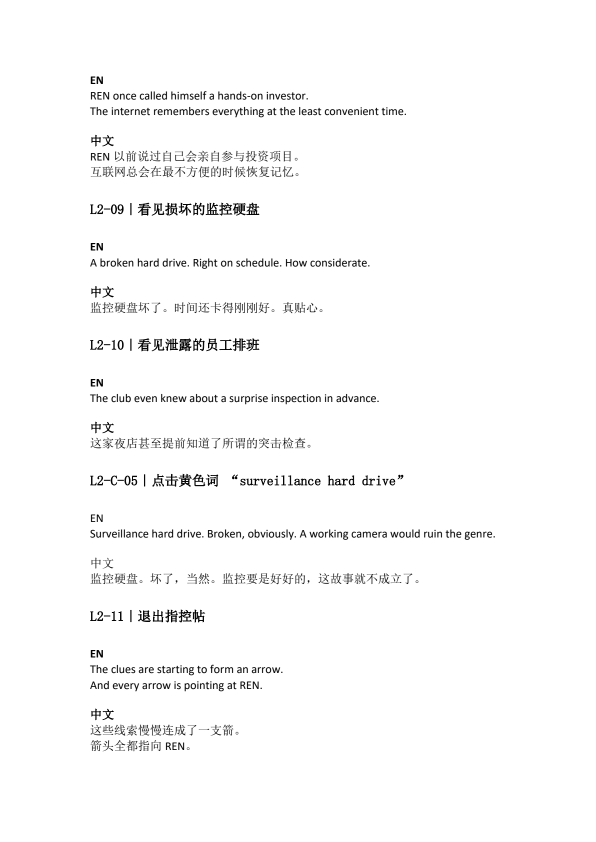
#> input picture .context/docx_after_word/pages/page-10.png, 1191 x 1684 px (shown at 1/2 size); its folder holds only this picture in this run
$ python make_docx_contact_sheets.py
#> lines starting #> are read from the running program, lines starting #| are printed output that depends on the picture
from pathlib import Path
import sys

from PIL import Image, ImageDraw


SOURCE = Path(sys.argv[1]) if len(sys.argv) > 1 else Path(
    r"E:/unitypro/pro1/BBSGame/.context/docx_after_word/pages"
)
OUTPUT = Path(sys.argv[2]) if len(sys.argv) > 2 else Path(
    r"E:/unitypro/pro1/BBSGame/.context/docx_after_word/contact_sheets"
)
THUMB_WIDTH = 360
GAP = 24
LABEL_HEIGHT = 34
COLS = 3
ROWS = 3


def page_number(path: Path) -> int:
    return int(path.stem.split("-")[-1])


pages = sorted(SOURCE.glob("page-*.png"), key=page_number)
OUTPUT.mkdir(parents=True, exist_ok=True)

with Image.open(pages[0]) as sample:
#> sample is the input picture: PIL image 1191x1684 RGB; min 0, max 255, mean 249.8
    thumb_height = round(sample.height * THUMB_WIDTH / sample.width)
#> thumb_height = 509

sheet_width = GAP + COLS * (THUMB_WIDTH + GAP)
sheet_height = GAP + ROWS * (LABEL_HEIGHT + thumb_height + GAP)
#> sheet_height = 1725

for sheet_index in range(0, len(pages), COLS * ROWS):
    batch = pages[sheet_index : sheet_index + COLS * ROWS]
    sheet = Image.new("RGB", (sheet_width, sheet_height), "#d6d6d6")
#> sheet: PIL image 1176x1725 RGB; every value is 214
    draw = ImageDraw.Draw(sheet)
    for index, path in enumerate(batch):
        row, col = divmod(index, COLS)
        x = GAP + col * (THUMB_WIDTH + GAP)
        y = GAP + row * (LABEL_HEIGHT + thumb_height + GAP)
#> y = 24
        draw.text((x, y + 4), f"Page {page_number(path)}", fill="black")
        with Image.open(path) as page:
            page = page.convert("RGB")
            page.thumbnail((THUMB_WIDTH, thumb_height), Image.Resampling.LANCZOS)
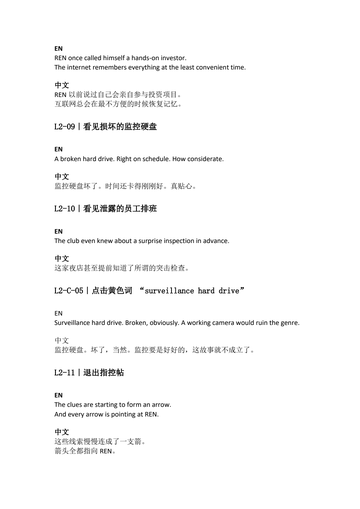
#> page: PIL image 360x509 RGB; min 0, max 255, mean 249.5
            sheet.paste(page, (x, y + LABEL_HEIGHT))
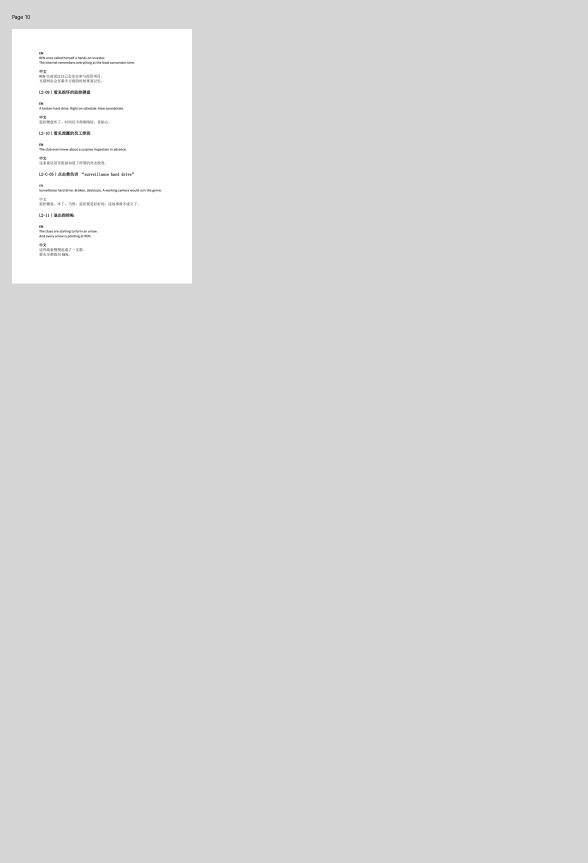
#> sheet: PIL image 1176x1725 RGB (shown at 1/2 size); min 0, max 255, mean 217.2
    first = page_number(batch[0])
    last = page_number(batch[-1])
    sheet.save(OUTPUT / f"pages-{first:02d}-{last:02d}.png", optimize=True)

print(f"Created {(len(pages) + 8) // 9} contact sheets from {len(pages)} pages.")

$ run again, on .context/docx_after_word/pages/page-16.png
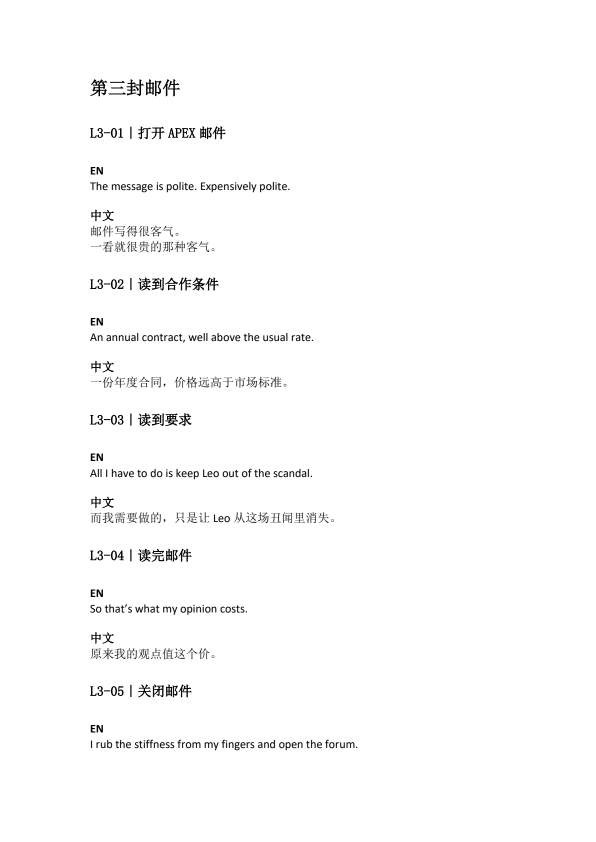
#> input picture .context/docx_after_word/pages/page-16.png, 1191 x 1684 px (shown at 1/2 size)
#> sample is the input picture: PIL image 1191x1684 RGB; min 0, max 255, mean 251.5
#> `page.thumbnail((THUMB_WIDTH, thumb_height), Image.Resampling.LANCZOS)`:
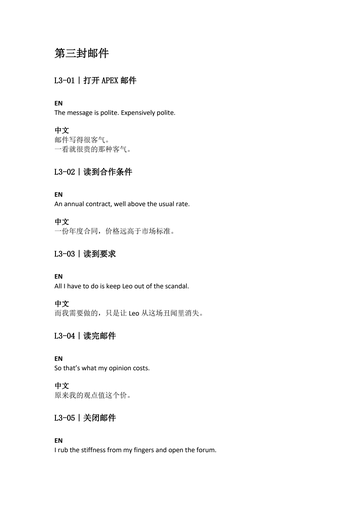
#> page: PIL image 360x509 RGB; min 0, max 255, mean 251.3
#> `sheet.paste(page, (x, y + LABEL_HEIGHT))`:
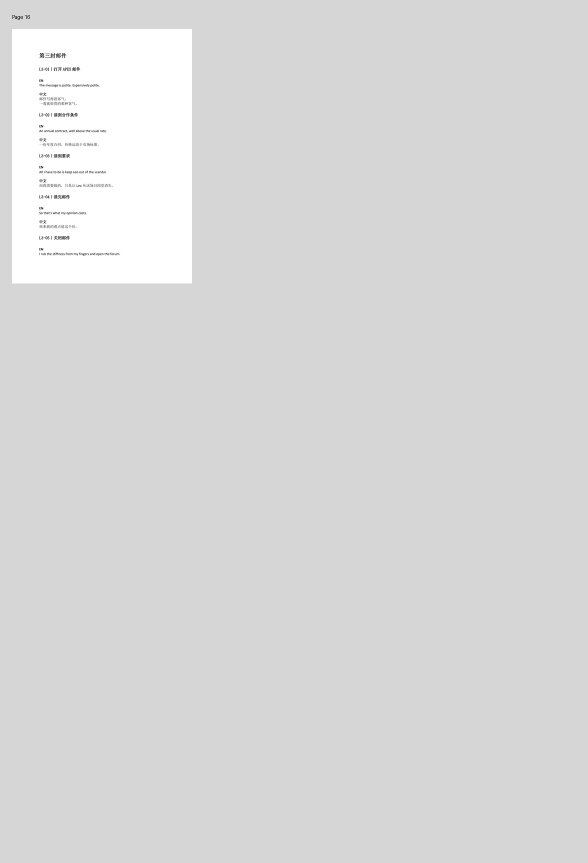
#> sheet: PIL image 1176x1725 RGB (shown at 1/2 size); min 0, max 255, mean 217.4

$ run again, on .context/docx_after_word/pages/page-17.png
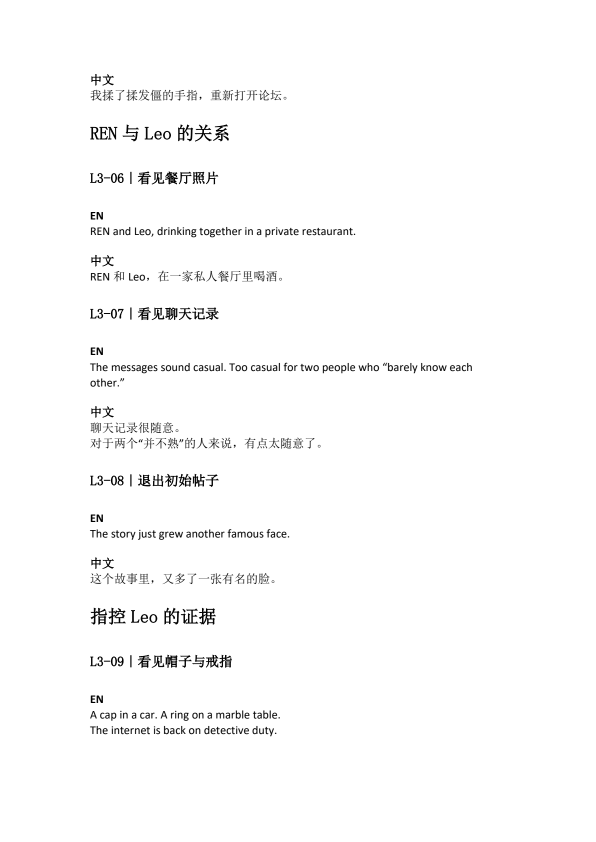
#> input picture .context/docx_after_word/pages/page-17.png, 1191 x 1684 px (shown at 1/2 size)
#> sample is the input picture: PIL image 1191x1684 RGB; min 0, max 255, mean 250.9
#> `page.thumbnail((THUMB_WIDTH, thumb_height), Image.Resampling.LANCZOS)`:
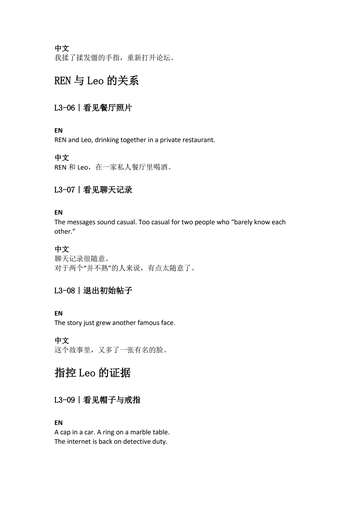
#> page: PIL image 360x509 RGB; min 0, max 255, mean 250.6
#> `sheet.paste(page, (x, y + LABEL_HEIGHT))`:
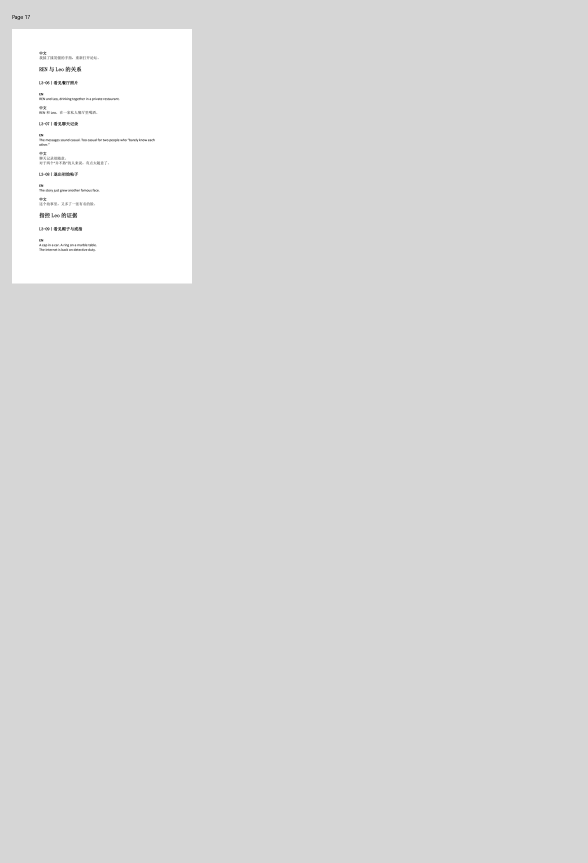
#> sheet: PIL image 1176x1725 RGB (shown at 1/2 size); min 0, max 255, mean 217.3

$ run again, on .context/docx_after_word/pages/page-11.png
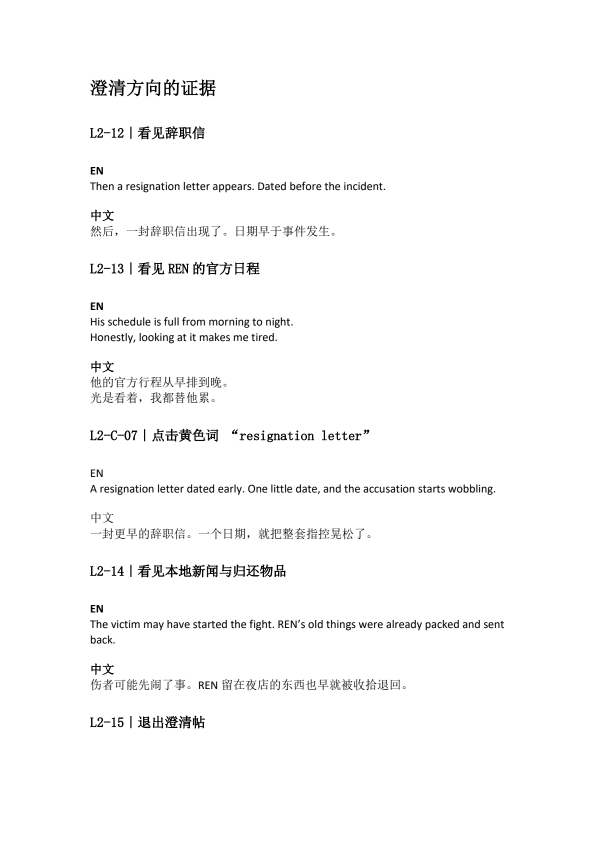
#> input picture .context/docx_after_word/pages/page-11.png, 1191 x 1684 px (shown at 1/2 size)
#> sample is the input picture: PIL image 1191x1684 RGB; min 0, max 255, mean 250.1
#> `page.thumbnail((THUMB_WIDTH, thumb_height), Image.Resampling.LANCZOS)`:
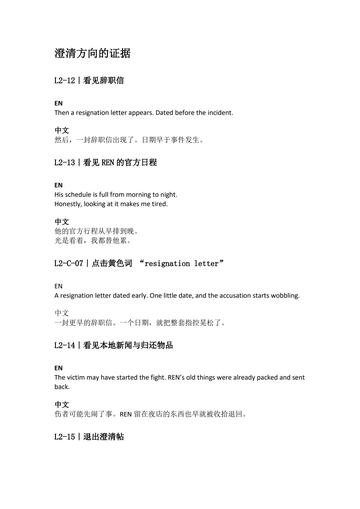
#> page: PIL image 360x509 RGB; min 0, max 255, mean 249.8
#> `sheet.paste(page, (x, y + LABEL_HEIGHT))`:
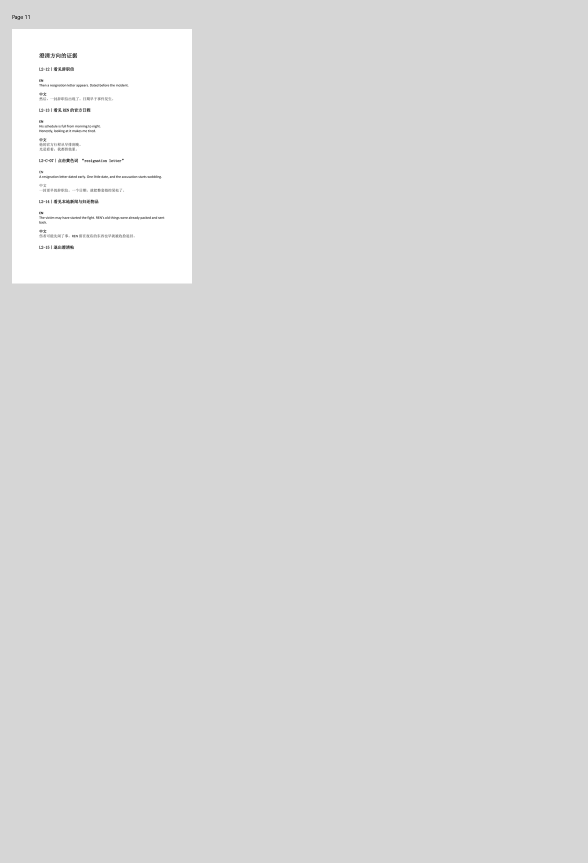
#> sheet: PIL image 1176x1725 RGB (shown at 1/2 size); min 0, max 255, mean 217.2
